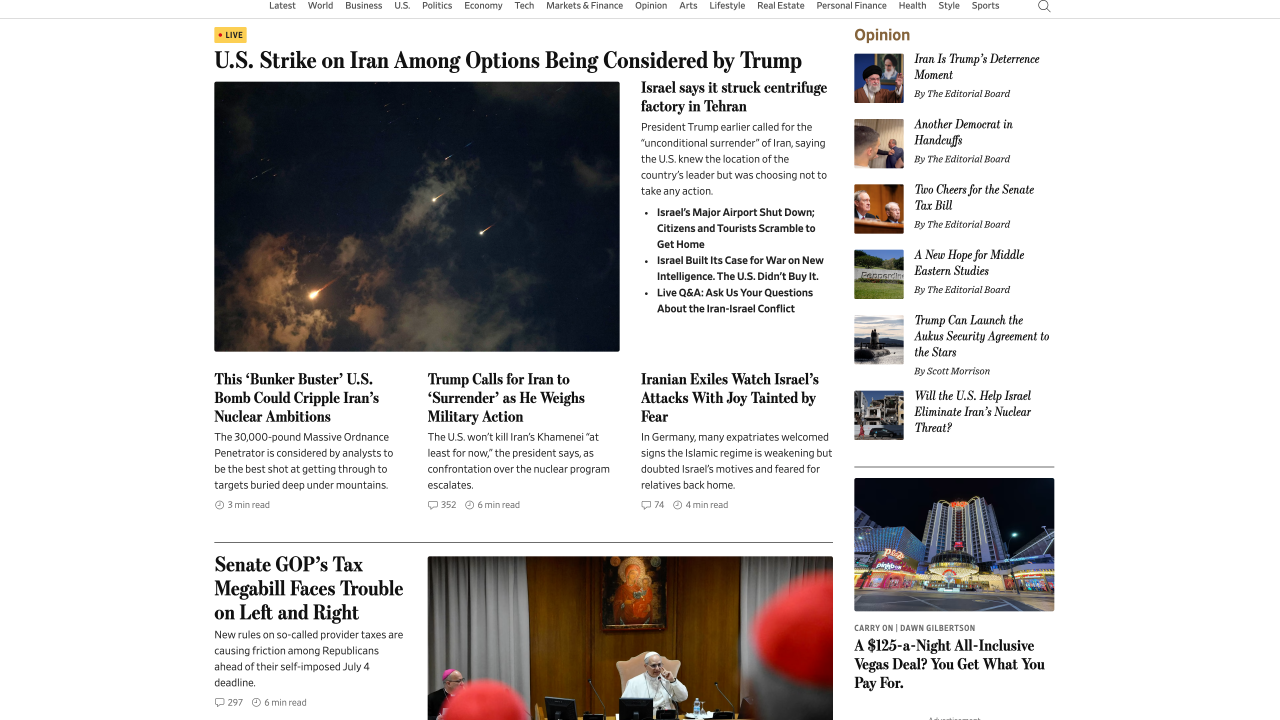
#> input picture stimuli_preparation/us_newsimg.png, 3840 x 2160 px (shown at 1/3 size)
$ python create_mtf_images.py
#> lines starting #> are read from the running program, lines starting #| are printed output that depends on the picture
#!/usr/bin/env python3
"""
創建不同 MTF 值的圖片處理腳本
使用 us_newsimg.png 作為源圖片，生成 MTF=10% 和 MTF=50% 的處理結果
"""

import cv2
import numpy as np
import os
import sys

def mtf_to_sigma(mtf_percent, frequency_lpmm, pixel_size_mm):
    """計算對應 MTF 的 sigma 值"""
    mtf_ratio = mtf_percent / 100.0
    if mtf_ratio <= 0 or mtf_ratio >= 1:
        raise ValueError(f"MTF ratio ({mtf_percent}) must be between 0 and 100 (exclusive)")

    f = frequency_lpmm
    sigma_mm = np.sqrt(-np.log(mtf_ratio) / (2 * (np.pi * f) ** 2))
    sigma_pixels = sigma_mm / pixel_size_mm
    return sigma_pixels

def apply_mtf_to_image(image, mtf_percent, frequency_lpmm=44.25, pixel_size_mm=0.169333):
    """對圖片套用 MTF 模糊效果"""

    # 輸入驗證
    if not isinstance(image, np.ndarray):
        raise TypeError("輸入必須是 numpy 陣列")

    if len(image.shape) != 3 or image.shape[2] != 3:
        raise ValueError("輸入圖片必須是 RGB 格式 (高度, 寬度, 3)")

    if not (0 < mtf_percent < 100):
        raise ValueError(f"MTF 百分比 ({mtf_percent}) 必須介於 0~100 之間 (不含邊界值)")

    # 計算 sigma 值
    sigma_pixels = mtf_to_sigma(mtf_percent, frequency_lpmm, pixel_size_mm)

    print(f"🔬 MTF調試信息:")
    print(f"   MTF輸入: {mtf_percent}% -> ratio: {mtf_percent/100.0:.4f}")
    print(f"   頻率: {frequency_lpmm} 線對/毫米")
    print(f"   像素大小: {pixel_size_mm:.6f} 毫米")
    print(f"   計算得出 sigma_pixels: {sigma_pixels:.2f} 像素")

    # 套用高斯模糊
    img_blurred = cv2.GaussianBlur(
        image,
        (0, 0),
        sigmaX=sigma_pixels,
        sigmaY=sigma_pixels,
        borderType=cv2.BORDER_REFLECT
    )

    print(f"✅ 已套用高斯模糊 sigma={sigma_pixels:.2f} 像素")
    return img_blurred

def load_and_prepare_image(image_path, use_right_half=True):
    """載入並準備圖片"""
#> called with image_path = 'stimuli_preparation/us_newsimg.png', use_right_half = True

    # 載入圖片
    img_bgr = cv2.imread(image_path, cv2.IMREAD_UNCHANGED)
#> img_bgr is the input picture: shape (2160, 3840, 4); mean B, G, R, A 198.4, 199, 201.8, 255
    if img_bgr is None:
        raise FileNotFoundError(f"找不到圖片檔案：{image_path}")

    # 轉換為 RGB 格式
    if len(img_bgr.shape) == 3:
        if img_bgr.shape[2] == 4:  # BGRA
            img_rgb = cv2.cvtColor(img_bgr, cv2.COLOR_BGRA2RGB)
        else:  # BGR
            img_rgb = cv2.cvtColor(img_bgr, cv2.COLOR_BGR2RGB)
    else:
        raise ValueError("不支援的圖片格式")

    if use_right_half:
        # 檢查是否為文字圖片
        image_name = os.path.basename(image_path).lower()

        if 'stimuli_img' in image_name:
            # 原始stimuli_img：取右半邊
            width = img_rgb.shape[1]
            mid_point = width // 2
            img_rgb = img_rgb[:, mid_point:]
            print(f"stimuli_img裁切：從 {width} 取右半邊，結果寬度 {img_rgb.shape[1]}")
        else:
            # 其他圖片：取中央部分
            height, width = img_rgb.shape[:2]
#> height = 2160; width = 3840
            target_width = width // 2  # 目標寬度為原圖的一半
#> target_width = 1920

            # 計算中央區域的起始和結束位置
            center_x = width // 2
#> center_x = 1920
            start_x = center_x - target_width // 2
#> start_x = 960
            end_x = start_x + target_width
#> end_x = 2880

            # 確保不超出圖片邊界
            start_x = max(0, start_x)
            end_x = min(width, end_x)

            img_rgb = img_rgb[:, start_x:end_x]
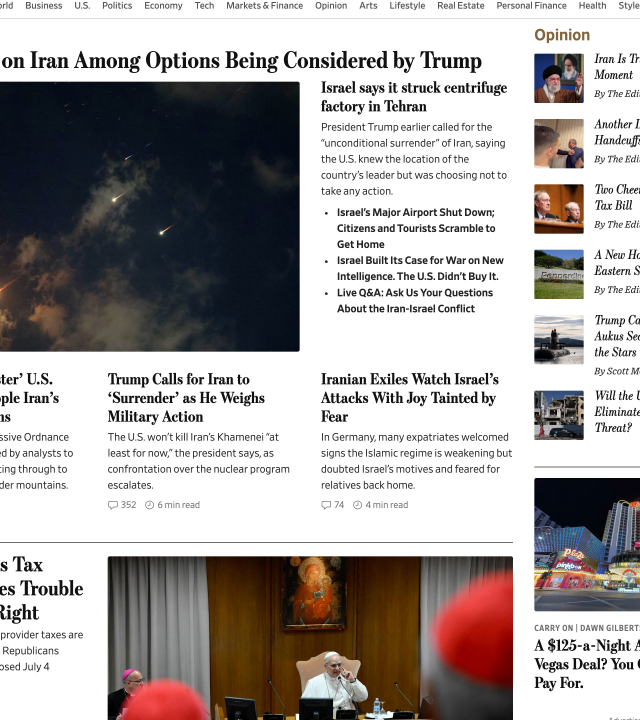
#> img_rgb: shape (2160, 1920, 3) (shown at 1/3 size); mean R, G, B 171.7, 166.5, 165.1
            print(f"{image_name}裁切：從 {width}x{height} 裁切中央部分到 {img_rgb.shape[1]}x{img_rgb.shape[0]}")
#| us_newsimg.png裁切：從 3840x2160 裁切中央部分到 1920x2160

    return img_rgb

def main():
    """主程式"""

    # ===== 參數設定 =====
    name = "us_newsimg"
    image_path = 'stimuli_preparation/us_newsimg.png'
    output_dir = 'stimuli_preparation/mtf_output'

    # 顯示器規格設定 (與 [OE] MTF_test_v0.3.py 相同)
    panel_size = 27     # inch
    panel_resolution_H = 3840     # 水平
    panel_resolution_V = 2160     # 垂直
    panel_resolution_D = (panel_resolution_H**2 + panel_resolution_V**2)**0.5     # 對角
    pixel_size_mm = (panel_size * 25.4) / panel_resolution_D     # 像素大小 (mm)
    frequency_lpmm = round(panel_resolution_D / (panel_size * 25.4) * 0.5 * 0.6, 2)     # 空間頻率

    print(f'載入圖片: {image_path}')
    print(f'顯示器參數:')
    print(f'  面板大小: {panel_size}" ({panel_resolution_H}×{panel_resolution_V})')
    print(f'  對角解析度: {panel_resolution_D:.2f} pixels')
    print(f'  像素大小: {pixel_size_mm:.6f} mm')
    print(f'  空間頻率: {frequency_lpmm} lp/mm')

    try:
        # 載入並準備圖片
        img = load_and_prepare_image(image_path, use_right_half=True)
        print(f'圖片尺寸: {img.shape}')
#| 圖片尺寸: (2160, 1920, 3)

        # 創建輸出目錄
        os.makedirs(output_dir, exist_ok=True)

        # 創建 MTF=10% 的圖片
        print('\n處理 MTF=10%...')
        img_mtf_10 = apply_mtf_to_image(img, 10.0, frequency_lpmm, pixel_size_mm)

        # 創建 MTF=50% 的圖片
        print('\n處理 MTF=50%...')
        img_mtf_50 = apply_mtf_to_image(img, 50.0, frequency_lpmm, pixel_size_mm)

        # 儲存圖片（轉換回 BGR 格式）
        output_path_10 = f'{output_dir}/{name}_MTF_10.png'
        output_path_50 = f'{output_dir}/{name}_MTF_50.png'

        cv2.imwrite(output_path_10, cv2.cvtColor(img_mtf_10, cv2.COLOR_RGB2BGR))
        cv2.imwrite(output_path_50, cv2.cvtColor(img_mtf_50, cv2.COLOR_RGB2BGR))

        print(f'\n✅ 成功儲存兩張 MTF 處理圖片:')
        print(f'   - {output_path_10} (MTF=10%)')
        print(f'   - {output_path_50} (MTF=50%)')

        # 顯示檔案大小
        size_10 = os.path.getsize(output_path_10) / 1024
        size_50 = os.path.getsize(output_path_50) / 1024
        print(f'\n檔案大小:')
        print(f'   - MTF 10%: {size_10:.1f} KB')
        print(f'   - MTF 50%: {size_50:.1f} KB')

    except Exception as e:
        print(f'❌ 錯誤: {e}')
        sys.exit(1)

if __name__ == "__main__":
    main()

$ run again, with stimuli_preparation/bilingual_news.png copied over stimuli_preparation/us_newsimg.png
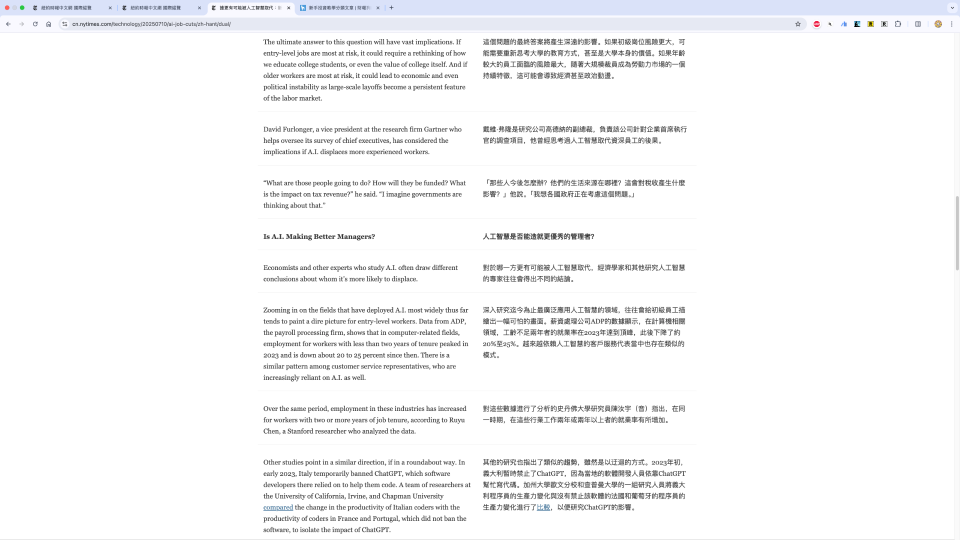
#> input picture stimuli_preparation/bilingual_news.png, 1920 x 1080 px (shown at 1/2 size)
#> in load_and_prepare_image, img_bgr is the input picture: shape (1080, 1920, 3); mean B, G, R 247.6, 246.7, 246.4
#> in load_and_prepare_image, `img_rgb = img_rgb[:, start_x:end_x]`:
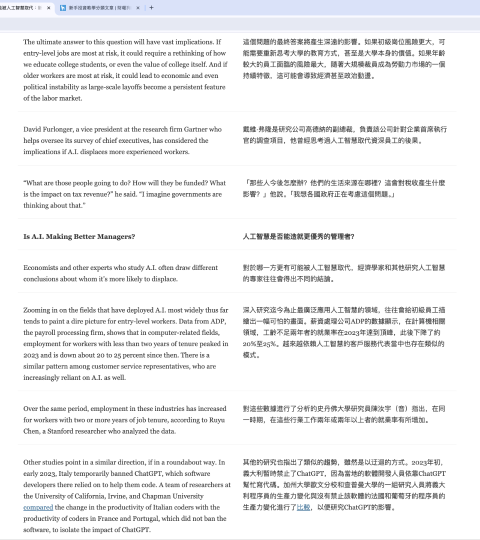
#> img_rgb: shape (1080, 960, 3) (shown at 1/2 size); mean R, G, B 239.9, 240.2, 241.1
#| us_newsimg.png裁切：從 1920x1080 裁切中央部分到 960x1080
#| 圖片尺寸: (1080, 960, 3)

$ run again, with stimuli_preparation/text_img.png copied over stimuli_preparation/us_newsimg.png
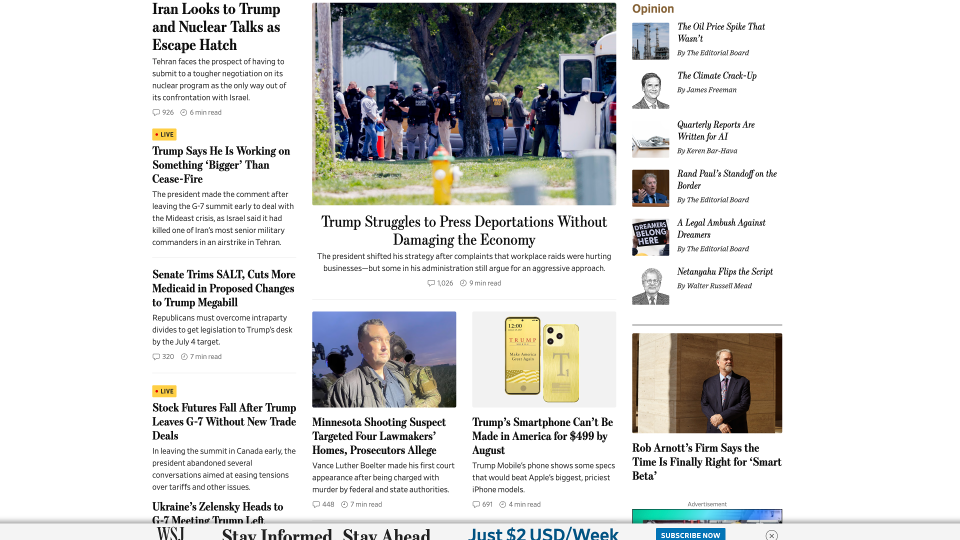
#> input picture stimuli_preparation/text_img.png, 1920 x 1080 px (shown at 1/2 size)
#> in load_and_prepare_image, img_bgr is the input picture: shape (1080, 1920, 3); mean B, G, R 216, 216.9, 216.4
#> in load_and_prepare_image, `img_rgb = img_rgb[:, start_x:end_x]`:
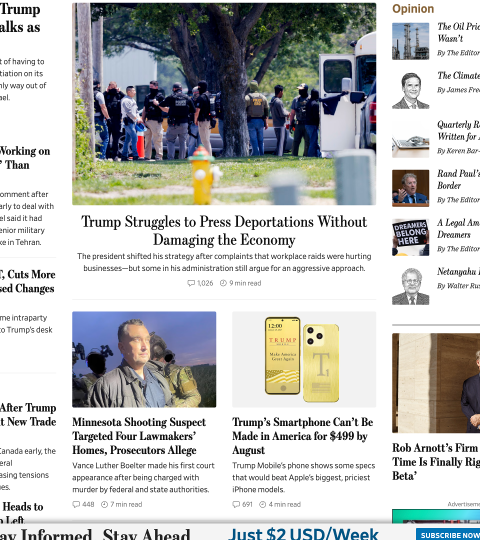
#> img_rgb: shape (1080, 960, 3) (shown at 1/2 size); mean R, G, B 189.8, 191.4, 190.2
#| us_newsimg.png裁切：從 1920x1080 裁切中央部分到 960x1080
#| 圖片尺寸: (1080, 960, 3)
#> in main, `cv2.imwrite(output_path_10, cv2.cvtColor(img_mtf_10, cv2.COLOR_RGB2BGR))`:
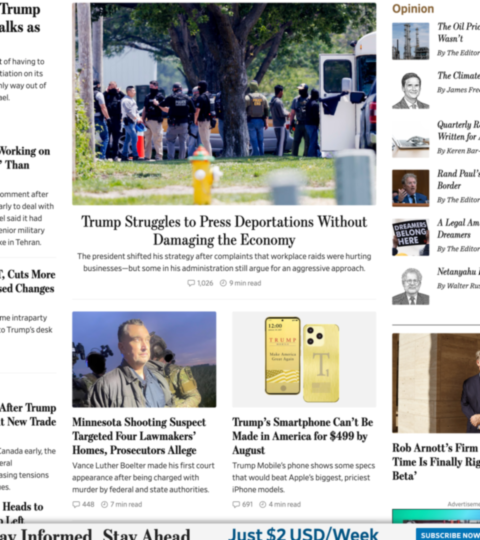
#> saved as us_newsimg_MTF_10.png: shape (1080, 960, 3) (shown at 1/2 size); mean B, G, R 190.2, 191.4, 189.8
